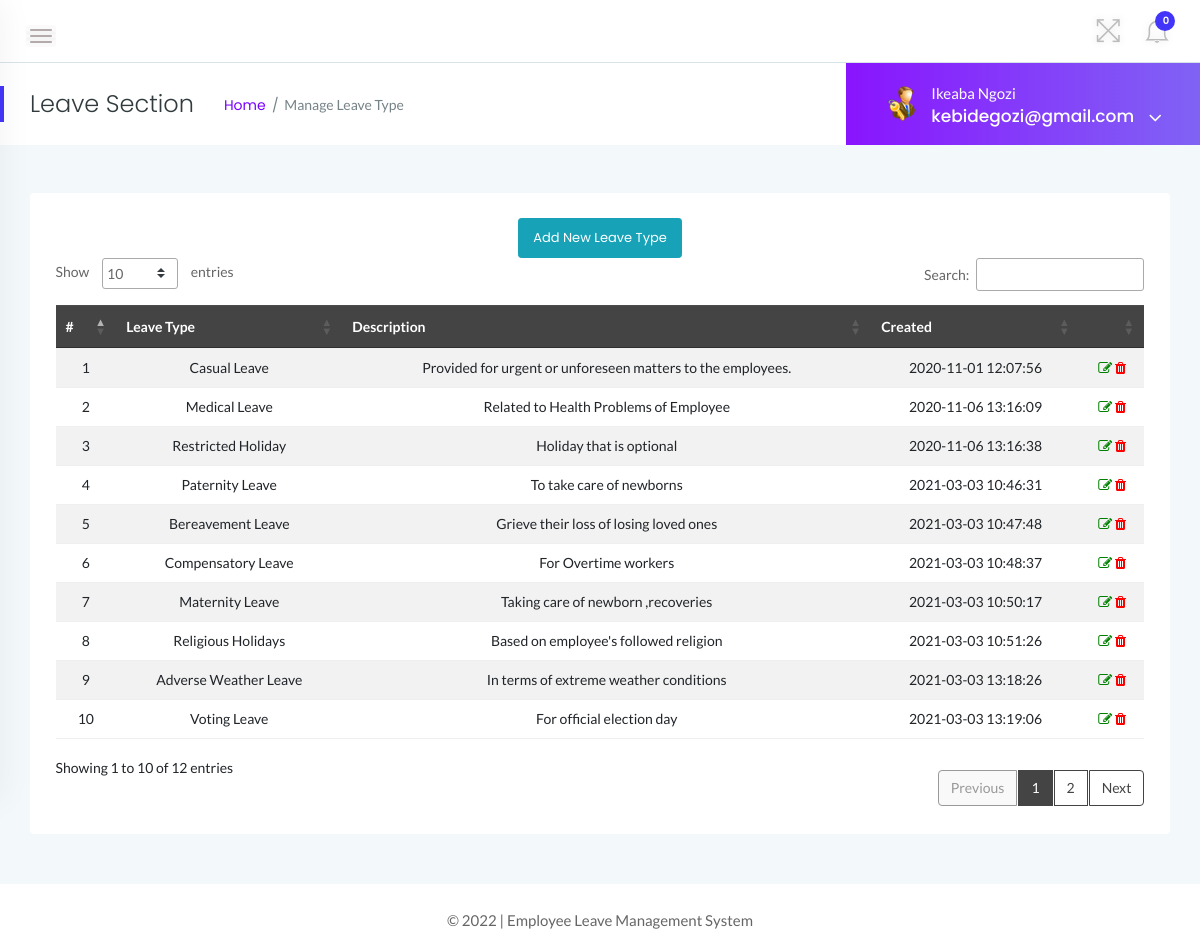
The page /admin/leave-section.php (signed in) on the database its author committed.
### tables this page shows
CREATE TABLE `leavetype` (
  `id` int NOT NULL,
  `LeaveType` varchar(200) DEFAULT NULL,
  `Description` mediumtext,
  `DateCreated` timestamp NOT NULL DEFAULT CURRENT_TIMESTAMP
);

### admin/leave-section.php (the view, shortened to what this page needs)
<?php
if (strlen($_SESSION['alogin']) == 0) {
    Redirect_to('index.php');
} else {
?>
    <!doctype html>
    <html class="no-js" lang="en">
    <head>
        <link rel="stylesheet" href="../assets/css/bootstrap.min.css">
        <link rel="stylesheet" href="../assets/css/font-awesome.min.css">
        <link rel="stylesheet" href="../assets/css/themify-icons.css">
        <link rel="stylesheet" href="../assets/css/metisMenu.css">
        <link rel="stylesheet" href="../assets/css/owl.carousel.min.css">
        <link rel="stylesheet" href="../assets/css/slicknav.min.css">
        <link rel="stylesheet" href="https://www.amcharts.com/lib/3/plugins/export/export.css" type="text/css" media="all" />
        <link rel="stylesheet" type="text/css" href="https://cdn.datatables.net/1.10.19/css/jquery.dataTables.css">
        <link rel="stylesheet" type="text/css" href="https://cdn.datatables.net/1.10.18/css/dataTables.bootstrap4.min.css">
        <link rel="stylesheet" type="text/css" href="https://cdn.datatables.net/responsive/2.2.3/css/responsive.bootstrap.min.css">
        <link rel="stylesheet" type="text/css" href="https://cdn.datatables.net/responsive/2.2.3/css/responsive.jqueryui.min.css">
        <link rel="stylesheet" href="../assets/css/typography.css">
        <link rel="stylesheet" href="../assets/css/default-css.css">
        <link rel="stylesheet" href="../assets/css/styles.css">
        <link rel="stylesheet" href="../assets/css/responsive.css">
    </head>
    <body>
        <div class="page-container">
            <div class="main-content">
                <div class="header-area">
                    <div class="row align-items-center">
                        <div class="col-md-6 col-sm-8 clearfix">
                            <div class="nav-btn pull-left">
                                <span></span>
                                <span></span>
                                <span></span>
                            </div>
                        </div>
                        <div class="col-md-6 col-sm-4 clearfix">
                            <ul class="notification-area pull-right">
                                <li id="full-view"><i class="ti-fullscreen"></i></li>
                                <?php include '../includes/admin-notification.php' ?>
                            </ul>
                        </div>
                    </div>
                </div>
                <div class="page-title-area">
                    <div class="row align-items-center">
                        <div class="col-sm-6">
                            <div class="breadcrumbs-area clearfix">
                                <h4 class="page-title pull-left">Leave Section</h4>
                                <ul class="breadcrumbs pull-left">
                                    <li><a href="dashboard.php">Home</a></li>
                                    <li><span>Manage Leave Type</span></li>
                                </ul>
                            </div>
                        </div>
                        <div class="col-sm-6 clearfix">
                            <?php include 'admin-profile-section.php'; ?>
                        </div>
                    </div>
                </div>
                <div class="main-content-inner">
                    <div class="row">
                        <div class="col-12 mt-5">
                            <div class="card">
                                <div class="card-body">
                                    <div class="data-tables datatable-dark">
                                        <center><a href="add-leavetype.php" class="btn btn-sm btn-info">Add New Leave Type</a></center>
                                        <table id="dataTable3" class="table table-hover table-striped text-center">
                                            <thead class="text-capitalize">
                                                <tr>
                                                    <th>#</th>
                                                    <th>Leave Type</th>
                                                    <th>Description</th>
                                                    <th>Created</th>
                                                    <th></th>
                                                </tr>
                                            </thead>
                                            <tbody>
                                                <?php $sql = "SELECT * from leavetype";
                                                $query = $database->prepare($sql);
                                                $query->execute();
                                                $results = $query->fetchAll(PDO::FETCH_OBJ);
                                                $cnt = 1;
                                                if ($query->rowCount() > 0) {
                                                    foreach ($results as $result) {               ?>
                                                        <tr>
                                                            <td> <?php echo htmlentities($cnt); ?></td>
                                                            <td><?php echo htmlentities($result->LeaveType); ?></td>
                                                            <td><?php echo htmlentities($result->Description); ?></td>
                                                            <td><?php echo htmlentities($result->DateCreated); ?></td>
                                                            <td><a href="edit-leaveType.php?leaveid=<?php echo htmlentities($result->id); ?>"><i class="fa fa-edit" style="color:green"></i></a>
                                                                <a href="leave-section.php?del=<?php echo htmlentities($result->id); ?>" onclick="return confirm('Do you want to delete?');"> <i class="fa fa-trash" style="color:red"></i></a>
                                                            </td>
                                                        </tr>
                                                <?php $cnt++;
                                                    }
                                                } ?>
                                            </tbody>
                                        </table>
                                    </div>
                                </div>
                            </div>
                        </div>
                    </div>
                </div>
            </div>
            <?php include '../includes/footer.php' ?>
        </div>
    </body>
    </html>
<?php } ?>

### admin/admin-logged.php (shortened to what this page needs)
<?php
$adminid = $_SESSION['alogin'];
$sql = "SELECT * from  admin WHERE id = :alogin";
$query = $database->prepare($sql);
$query->bindParam(':alogin', $adminid, PDO::PARAM_STR);
$query->execute();
$results = $query->fetchAll(PDO::FETCH_OBJ);
if ($query->rowCount() > 0) {
    foreach ($results as $result) {    ?>
        <p style="color:white;"><?php echo htmlentities($result->Fullname); ?></p>
        <span><?php echo htmlentities($result->Email) ?></span>
<?php }
}
?>

### assets/css/styles.css (style rules this page uses)
.page-container { width: 100%; height: 100%; min-height: 100vh; padding-left: 280px; -webkit-transition: padding-left 0.3s ease 0s; transition: padding-left 0.3s ease 0s; }
.sbar_collapsed.page-container { padding-left: 0; }
.card { border: none; border-radius: 4px; background-color: #fff; -webkit-transition: all 0.3s ease 0s; transition: all 0.3s ease 0s; }
.card-body { padding: 25.6px; padding: 1.6rem; }
.main-content { width: 100%; background: #f3f8fb; }
.main-content-inner { padding: 0 30px 50px; }
.header-area { padding: 15px 30px; background: #fff; border-bottom: 1px solid #d8e3e7; }
.nav-btn { margin: 10px 30px 0 0; cursor: pointer; }
.nav-btn span { display: block; width: 22px; height: 2px; background: #b3aaaa; margin: 4px 0; border-radius: 15px; -webkit-transition: all 0.3s ease 0s; transition: all 0.3s ease 0s; box-shadow: 0 0 0 4px rgba(99, 96, 96, 0.03); }
.nav-btn span:nth-child(2) { opacity: 0; }
.nav-btn span:first-child { -webkit-transform: rotate(45deg) translate(5px, 5px); transform: rotate(45deg) translate(5px, 5px); }
.nav-btn span:last-child { -webkit-transform: rotate(-45deg) translate(3px, -3px); transform: rotate(-45deg) translate(3px, -3px); }
.sbar_collapsed .nav-btn span { transform: none; opacity: 1; }
.notification-area { -webkit-user-select: none; -moz-user-select: none; -ms-user-select: none; user-select: none; position: relative; z-index: 1; }
.notification-area li { display: inline-block; margin-left: 20px; cursor: pointer; -webkit-user-select: none; -moz-user-select: none; -ms-user-select: none; user-select: none; }
.notification-area li > i { font-size: 26px; color: #bdbcbc; vertical-align: middle; text-shadow: 0 0 8px rgba(0, 0, 0, 0.12); -webkit-transition: color 0.3s ease 0s; transition: color 0.3s ease 0s; }
.notification-area li#full-view { display: inline-block; }
.page-title-area { padding: 0 30px; background: #fff; position: relative; }
.page-title-area:before { content: ""; position: absolute; left: 0; top: 50%; width: 4px; height: 36px; background: var(--primary-color); -webkit-transform: translateY(-50%); transform: translateY(-50%); }
.page-title { font-size: 24px; font-weight: 300; color: #313b3d; letter-spacing: 0; margin-right: 30px; }
ul.breadcrumbs { margin-top: 4px; }
.breadcrumbs li { display: inline-block; }
.breadcrumbs li a, .breadcrumbs li span { display: block; font-size: 14px; font-weight: 400; color: #7801ff; letter-spacing: 0; margin-right: 16px; position: relative; }
.breadcrumbs li a:before { content: "/"; color: #768387; position: absolute; right: -13px; top: 0; }
.breadcrumbs li span { margin-right: 0; color: #768387; text-transform: capitalize; }
.btn { padding: 11px 17px; font-size: 13px; letter-spacing: 0; }
.btn-sm { padding: 9px 14px; }
table tr th { border-bottom: none; }
table tr th, table tr td { border-top: 1px solid rgba(120, 130, 140, 0.13) !important; }
table.dataTable.no-footer { border-bottom: 1px solid rgba(120, 130, 140, 0.13) !important; }
table.dataTable thead th, table.dataTable thead td { border-bottom-color: transparent; }
.datatable-dark thead { background: #444; color: #fff; }

### rows shown on the page
leavetype: LeaveType "Casual Leave", Description "Provided for urgent or unforeseen matters to the employees.", DateCreated "2020-11-01 12:07:56"
leavetype: LeaveType "Medical Leave", Description "Related to Health Problems of Employee", DateCreated "2020-11-06 13:16:09"
leavetype: LeaveType "Restricted Holiday", Description "Holiday that is optional", DateCreated "2020-11-06 13:16:38"
leavetype: LeaveType "Paternity Leave", Description "To take care of newborns", DateCreated "2021-03-03 10:46:31"
leavetype: LeaveType "Bereavement Leave", Description "Grieve their loss of losing loved ones", DateCreated "2021-03-03 10:47:48"
leavetype: LeaveType "Compensatory Leave", Description "For Overtime workers", DateCreated "2021-03-03 10:48:37"
leavetype: LeaveType "Maternity Leave", Description "Taking care of newborn ,recoveries", DateCreated "2021-03-03 10:50:17"
leavetype: LeaveType "Religious Holidays", Description "Based on employee's followed religion", DateCreated "2021-03-03 10:51:26"
leavetype: LeaveType "Adverse Weather Leave", Description "In terms of extreme weather conditions", DateCreated "2021-03-03 13:18:26"
leavetype: LeaveType "Voting Leave", Description "For official election day", DateCreated "2021-03-03 13:19:06"

### other values the page prints
$unreadcount "0"
$result->Fullname "Ikeaba Ngozi"
$result->Email "kebidegozi@gmail.com"
